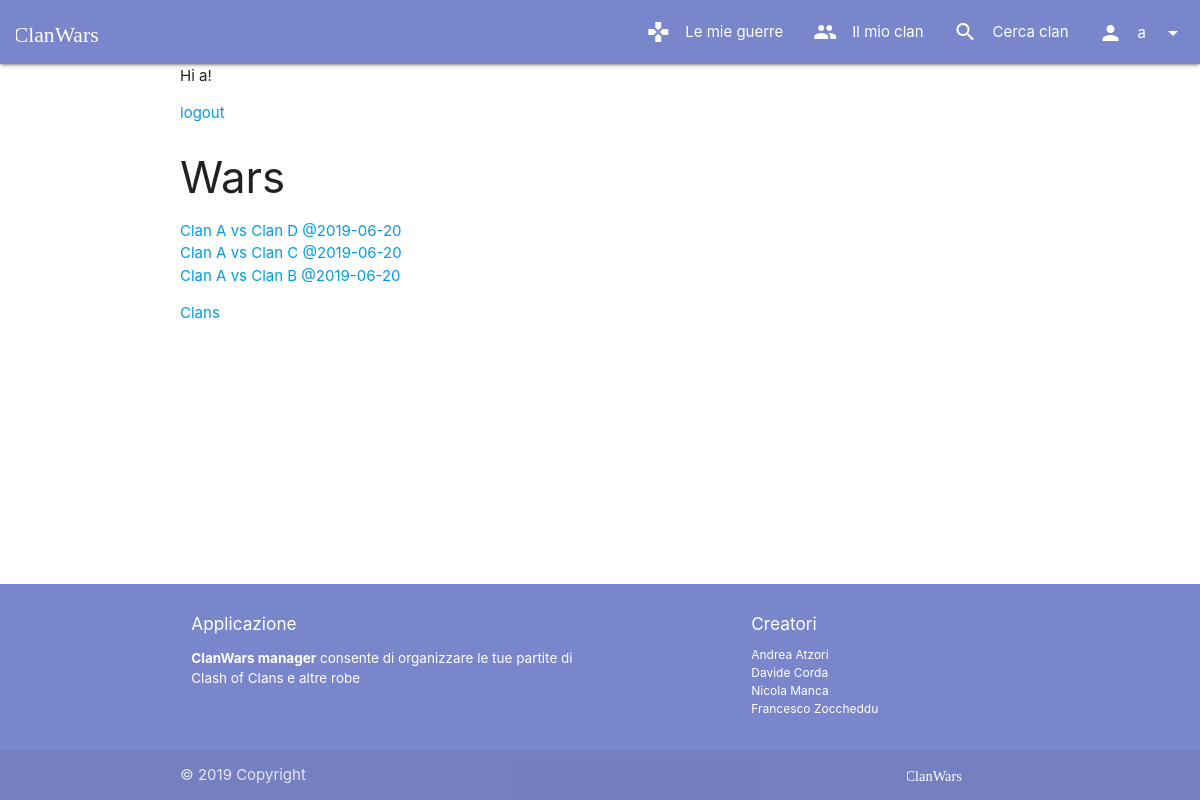
The page / (signed in) on the database as committed earlier.
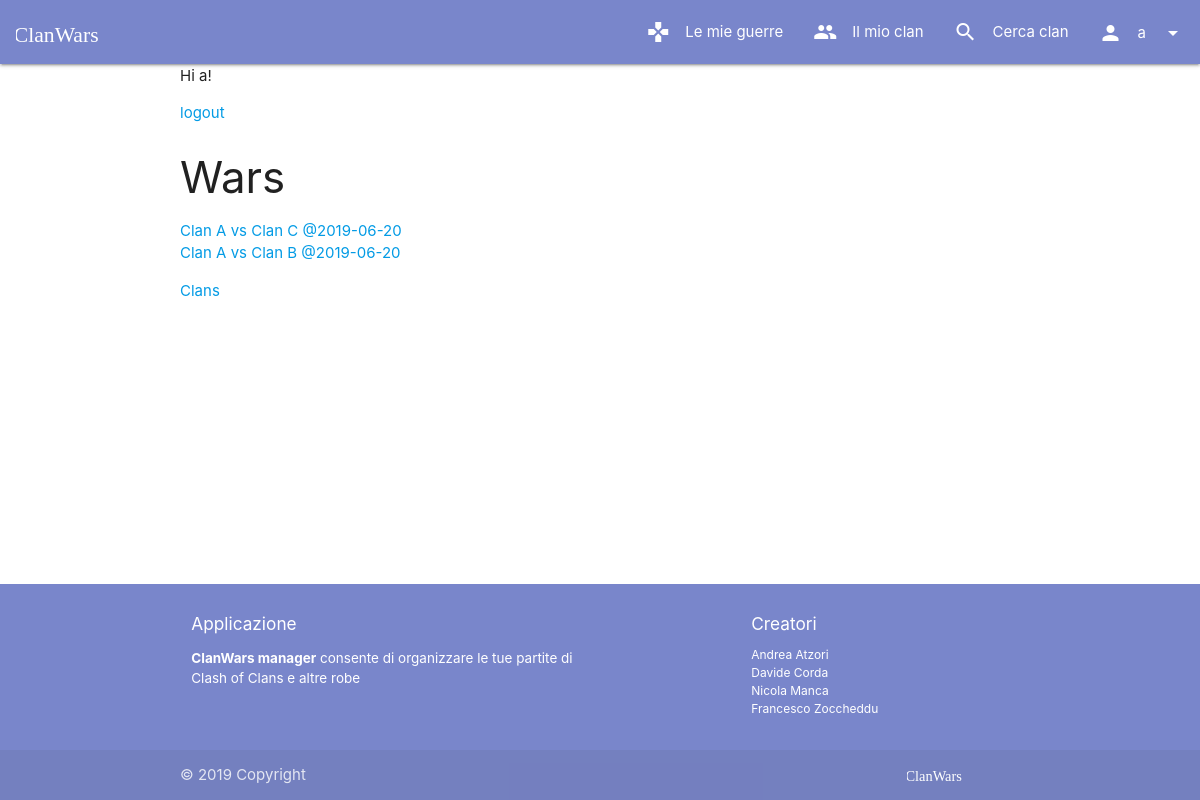
The same page on the database as committed later.
### manager/models.py (models this page shows, shortened)
class War(models.Model):
    allyClan = models.ForeignKey(Clan, on_delete=models.CASCADE, related_name="wars", null=False, blank=False)
    enemyClanName = models.TextField(max_length=30)
    date = models.DateField()
    def get_absolute_url(self):
        return reverse("wars_details", kwargs={'pk': self.pk})
    def __str__(self):
        return f"{self.allyClan.name} vs {self.enemyClanName} @{self.date}"

class Clan(models.Model):
    name = models.CharField(max_length=30)
    clanMaster = models.OneToOneField(User, on_delete=models.CASCADE, related_name="+", null=False, blank=False)
    maxMembers = models.PositiveSmallIntegerField(default=20, validators=[MinValueValidator(1), MaxValueValidator(50)])
    def get_absolute_url(self):
        return reverse("clans_details", kwargs={'pk': self.pk})

### manager/views/home.py (the view)
# urls.py: path(r'', HomeDispatcherView.as_view(), name='home'),
class HomeDispatcherView(View):
    def dispatch(self, request, **kwargs):
        if request.user.is_authenticated and request.user.clan is not None:
            return WarListView.as_view()(request, **kwargs)
        else:
            return render(request, 'home/homepage.html')

### manager/templatetags/toasts.py (called while the page is built)
@register.simple_tag
def toast_if(condition, message, icon=None):
    return mark_safe(toast(message, icon) if condition else "")

### manager/views/wars.py (called while the page is built)
    def get_queryset(self):
        if self.request.user.clan is None:
            raise PermissionDenied()
        return self.request.user.clan.wars.all()

### manager/templates/wars/list.html (shortened to what this page needs)
{% extends 'base.html' %}
{% block content %}
{% if user.is_authenticated %}
    Hi {{ user.username }}!
    <p><a href="{% url 'user_logout' %}">logout</a></p>
    <h3>Wars</h3>
    <ul>
          {% for war in wars %}
              <li>
                <a href={{war.get_absolute_url}}>
                    {{war}}
                </a>
              </li>
          {% endfor %}
    </ul>
{% else %}
    <p>You are not logged in</p>
    <a href="{% url 'user_login' %}">login</a> |
    <a href="{% url 'user_signup' %}">signup</a> |
{% endif %}
<a href="{% url 'clans_list' %}">Clans</a>
    {% load toasts %}
{% endblock %}

Rows that differ between the two databases and show on the page:
removed War: allyClan+enemyClanName+date "Clan A vs Clan D @2019-06-20"
